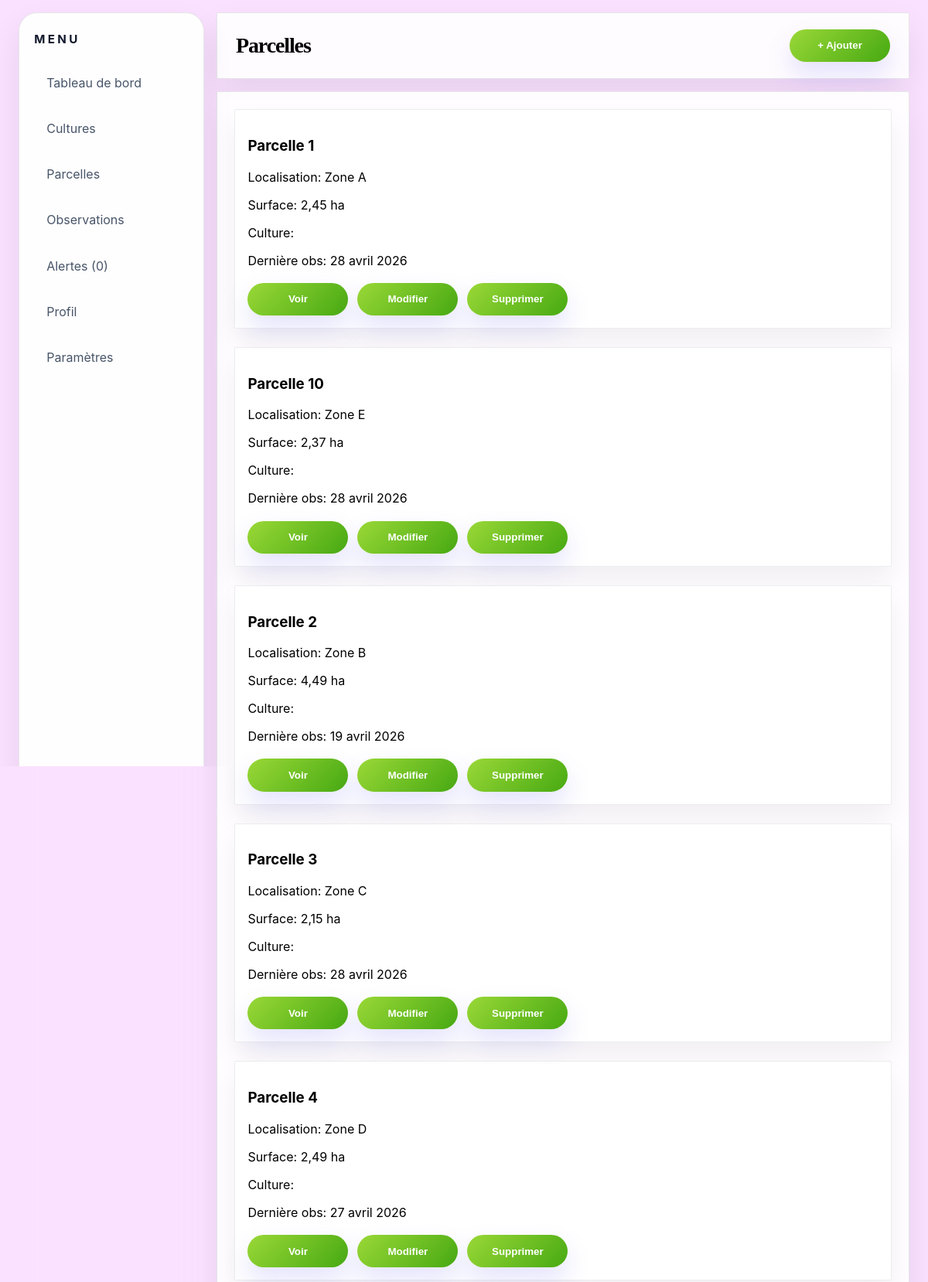
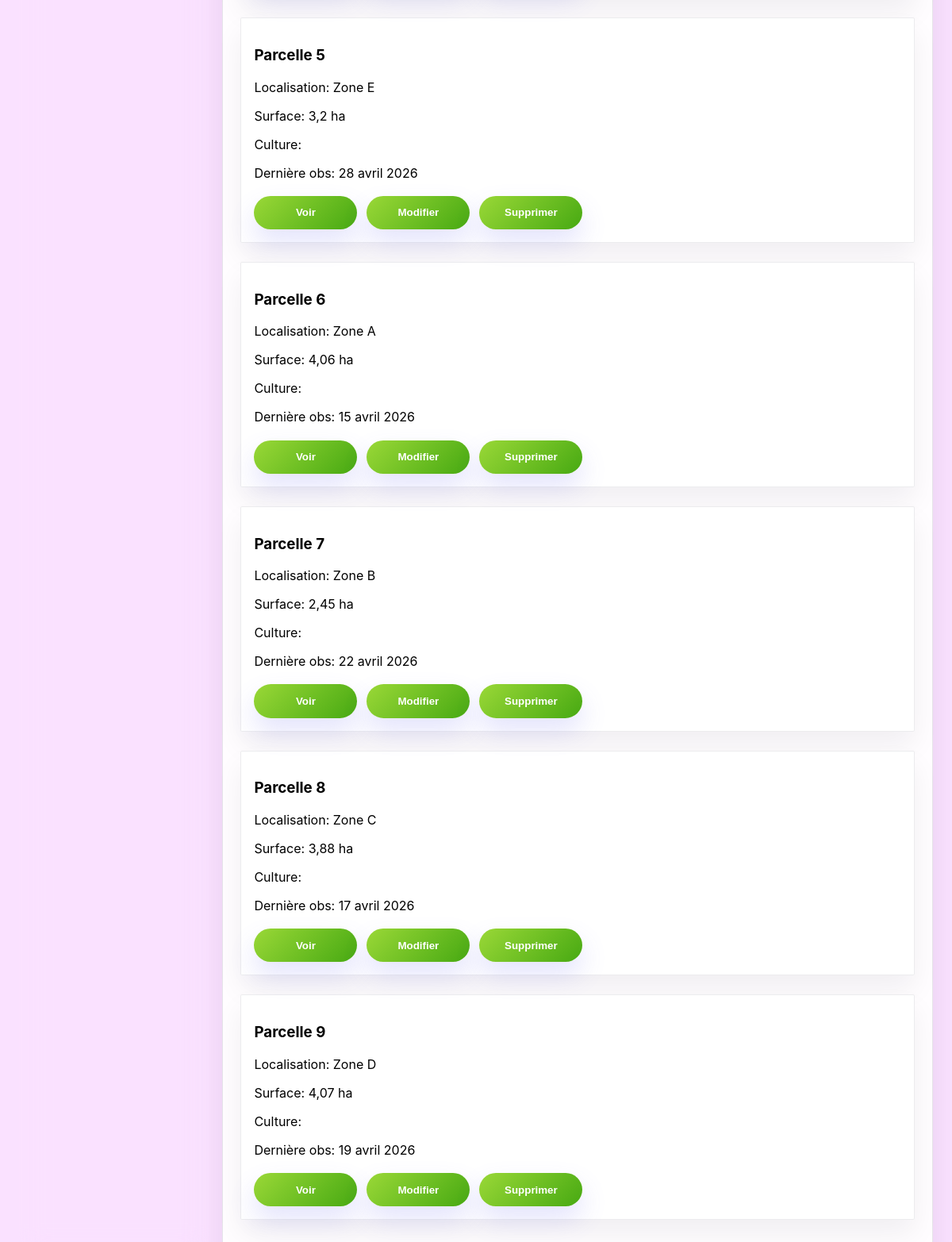
The app's page /parcels/ with its own data (2 pictures, top to bottom).
### agricole/models.py (models this page shows, shortened)
class Parcelle(models.Model):
    nom = models.CharField(max_length=255)
    localisation = models.CharField(max_length=255)
    surface_ha = models.FloatField()
    created_at = models.DateTimeField(auto_now_add=True)
    updated_at = models.DateTimeField(auto_now=True)
    class Meta:
        ordering = ['nom']

class Observation(models.Model):
    ETATS = [
        ('OK', 'OK'),
        ('Stress hydrique', 'Stress hydrique'),
        ('Maladie détectée', 'Maladie détectée'),
        ('Risque maladie', 'Risque maladie'),
    ]
    date = models.DateField()
    etat = models.CharField(max_length=255, choices=ETATS)
    commentaire = models.CharField(max_length=255, blank=True, null=True)
    parcelle = models.ForeignKey(Parcelle, on_delete=models.CASCADE, related_name='observations')
    class Meta:
        ordering = ['-date']

### agricole/views.py (the view)
# urls.py: path('parcels/', views.parcels, name='parcels'),
def parcels(request):
  parcelles = Parcelle.objects.prefetch_related('cultures', 'observations').all()
  template = loader.get_template('parcels.html')
  context = {
    'nbralerte': get_alertes_count(),
    'parcelles': parcelles,
  }
  return HttpResponse(template.render(context, request))

### agricole/views.py (called while the page is built)
def get_alertes_count():
  return Alerte.objects.filter(est_lue=False).count()

### agricole/templates/parcels.html (shortened to what this page needs)
{% load static %}
<!DOCTYPE html>
<html lang="fr">
<head>
    <link rel="stylesheet" href="{% static 'style.css' %}">
</head>
<body>
    <div class="container">
        <aside class="sidebar">
            <h2>Menu</h2>
            <ul>
                <li><a href="{% url 'home' %}">Tableau de bord</a></li>
                <li><a href="{% url 'cultures' %}">Cultures</a></li>
                <li><a href="{% url 'parcels' %}">Parcelles</a></li>
                <li><a href="{% url 'observations' %}">Observations</a></li>
                <li><a href="{% url 'alertes' %}">Alertes ({{ nbralerte }})</a></li>
                <li><a href="{% url 'profile' %}">Profil</a></li>
                <li><a href="{% url 'settings' %}">Paramètres</a></li>
            </ul>
        </aside>
        <main class="main-content">
            <header class="header">
                <h1>Parcelles</h1>
                <a href="{% url 'create_parcelle' %}"><button class="add-btn">+ Ajouter</button></a>
            </header>
            <section class="parcels-list">
                {% for parcelle in parcelles %}
                    <div class="parcel-card">
                        <h3>{{ parcelle.nom }}</h3>
                        <p>Localisation: {{ parcelle.localisation }}</p>
                        <p>Surface: {{ parcelle.surface_ha }} ha</p>
                        {% with culture=parcelle.cultures.all|first %}
                            <p>Culture: {% if culture %}{{ culture.type }}{% else %}Aucune{% endif %}</p>
                        {% endwith %}
                        {% with obs=parcelle.observations.all|first %}
                            <p>Dernière obs: {% if obs %}{{ obs.date|date:"j F Y" }}{% else %}Aucune{% endif %}</p>
                        {% endwith %}
                        <div class="actions">
                            <a href="{% url 'parcel' parcelle.id %}">
                                <button type="button">Voir</button>
                            </a>
                            <a href="{% url 'edit_parcelle' parcelle.id %}">
                                <button type="button">Modifier</button>
                            </a>
                            <form method="post" action="{% url 'delete_parcelle' parcelle.id %}" style="display:inline;">
                                <button type="submit" onclick="return confirm('Supprimer cette parcelle ?')">Supprimer</button>
                            </form>
                        </div>
                    </div>
                {% empty %}
                    <p>Aucune parcelle trouvée.</p>
                {% endfor %}
            </section>
        </main>
    </div>
</body>
</html>

### agricole/static/style.css (style rules this page uses)
:root { --bg: #eef5ff; --bg-soft: rgba(255, 255, 255, 0.88); --panel: rgba(255, 255, 255, 0.78); --border: rgba(15, 23, 42, 0.1); --text: #111827; --text-muted: #475569; --accent: #9ad837; --accent-hover: #47a912; --accent-soft: rgba(99, 102, 241, 0.14); --shadow: 0 18px 40px rgba(15, 23, 42, 0.08); }
* { box-sizing: border-box; }
body { margin: 0; padding: 0; min-height: 100vh; font-family: Inter, ui-sans-serif, system-ui, -apple-system, BlinkMacSystemFont, 'Segoe UI', sans-serif; background: rgb(250, 225, 255) }
.container { display: flex; gap: 1rem; min-height: 100vh; padding: 1rem 1.5rem; }
.sidebar { width: 240px; background: rgb(255, 254, 254); border: 1px solid var(--border); border-radius: 24px; padding: 1.5rem 1.2rem; color: var(--text); backdrop-filter: blur(18px); box-shadow: var(--shadow); }
.sidebar h2 { margin-top: 0; margin-bottom: 1.5rem; font-size: 0.95rem; letter-spacing: 0.22em; text-transform: uppercase; color: #0f172a; }
.sidebar ul { list-style: none; padding: 0; margin: 0; }
.sidebar li { margin-bottom: 0.85rem; }
.sidebar a { display: flex; align-items: center; padding: 0.8rem 1rem; border-radius: 2px; color: var(--text-muted); text-decoration: none; transition: all 220ms ease; }
.main-content { flex: 1; display: flex; flex-direction: column; }
.header { background: var(--bg-soft); border: 1px solid var(--border); border-radius: 2px; padding: 1.3rem 1.5rem; display: flex; justify-content: space-between; align-items: center; box-shadow: var(--shadow); }
.header h1 { margin: 0; font-size: clamp(1.75rem, 2vw, 2.4rem); letter-spacing: -0.04em; font-family: "Bodoni Moda", serif; }
.add-btn, .edit-btn, button, .sidebar button { min-width: 130px; border: none; border-radius: 999px; color: #ffffff; background: linear-gradient(135deg, var(--accent), var(--accent-hover)); padding: 0.85rem 1.2rem; cursor: pointer; transition: transform 200ms ease, box-shadow 200ms ease; box-shadow: 0 16px 32px rgba(99, 102, 241, 0.18); }
.tile, .chart, .risks, .parcels-list, .parcel-info, .indicators, .history, .new-observation, .alerts-list, .rules, .content-section, .data-table, .edit-form { background: rgba(255, 255, 255, 0.92); border: 1px solid var(--border); border-radius: 2px; padding: 1.4rem; margin-top: 1rem; box-shadow: var(--shadow); }
.parcel-card { background: rgba(255, 255, 255, 0.95); border: 1px solid rgba(15, 23, 42, 0.08); border-radius: 2px; padding: 1rem; box-shadow: 0 18px 35px rgba(15, 23, 42, 0.06); margin-bottom: 1.5rem; }
.actions { display: flex; flex-wrap: wrap; gap: 0.75rem; margin-top: 1.2rem; }
form { display: grid; grid-template-columns: 1fr; gap: 1rem; }
button { cursor: pointer; font-weight: 600; }
ul { list-style: none; padding: 0; margin: 0; }
li { margin: 0.45rem 0; }

### records on screen
Parcelle: nom "Parcelle 1", localisation "Zone A", surface_ha "2,45", observations "28 avril 2026"
Parcelle: nom "Parcelle 10", localisation "Zone E", surface_ha "2,37", observations "28 avril 2026"
Parcelle: nom "Parcelle 2", localisation "Zone B", surface_ha "4,49", observations "19 avril 2026"
Parcelle: nom "Parcelle 3", localisation "Zone C", surface_ha "2,15", observations "28 avril 2026"
Parcelle: nom "Parcelle 4", localisation "Zone D", surface_ha "2,49", observations "27 avril 2026"
Parcelle: nom "Parcelle 5", localisation "Zone E", surface_ha "3,2", observations "28 avril 2026"
Parcelle: nom "Parcelle 6", localisation "Zone A", surface_ha "4,06", observations "15 avril 2026"
Parcelle: nom "Parcelle 7", localisation "Zone B", surface_ha "2,45", observations "22 avril 2026"
Parcelle: nom "Parcelle 8", localisation "Zone C", surface_ha "3,88", observations "17 avril 2026"
Parcelle: nom "Parcelle 9", localisation "Zone D", surface_ha "4,07", observations "19 avril 2026"

### other values on screen
{{ nbralerte }} "0"
